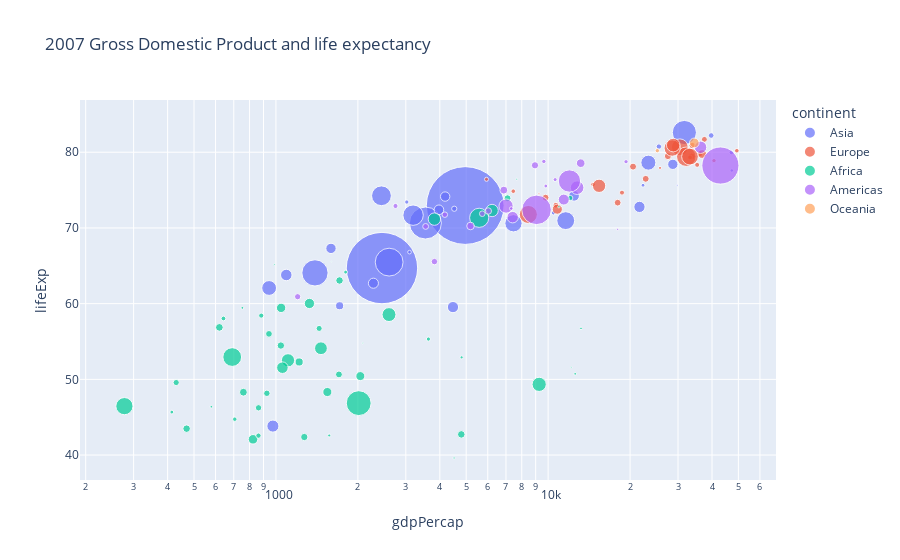

Source (notebook cell):
### Markdown cell above
---
## Parametizing plot
 -  We pass the DataFrame to the plotting method, and column names are used to parametize the plot
 - [This particular visualisation](https://youtu.be/FACK2knC08E?t=2678) was made famous by [Prof. Hans Rosling](https://en.wikipedia.org/wiki/Hans_Rosling)

### Code cell
# scatterplot, taking DataFrame as first arg
# plot data from columns in graph
fig = px.scatter(
    filtered_df,
    x="gdpPercap",
    y="lifeExp",
    size="pop",
    color="continent",
    hover_name="country",
    log_x=True,
    size_max=55,
    title="2007 Gross Domestic Product and life expectancy",
)
fig.show()

### Figure 1 — Plotly figure (JSON) as saved in the notebook; plotly's stock layout.template omitted (floating-point values rounded to 4 significant figures)
{"data": [{"hovertemplate": "<b>%{hovertext}</b><br><br>continent=Asia<br>gdpPercap=%{x}<br>lifeExp=%{y}<br>pop=%{marker.size}<extra></extra>", "hovertext": ["Afghanistan", "Bahrain", "Bangladesh", "Cambodia", "China", "Hong Kong, China", "India", "Indonesia", "Iran", "Iraq", "Israel", "Japan", "Jordan", "Korea, Dem. Rep.", "Korea, Rep.", "Kuwait", "Lebanon", "Malaysia", "Mongolia", "Myanmar", "Nepal", "Oman", "Pakistan", "Philippines", "Saudi Arabia", "Singapore", "Sri Lanka", "Syria", "Taiwan", "Thailand", "Vietnam", "West Bank and Gaza", "Yemen, Rep."], "legendgroup": "Asia", "marker": {"color": "#636efa", "size": [31889923, 708573, 150448339, 14131858, 1318683096, 6980412, 1110396331, 223547000, 69453570, 27499638, 6426679, 127467972, 6053193, 23301725, 49044790, 2505559, 3921278, 24821286, 2874127, 47761980, 28901790, 3204897, 169270617, 91077287, 27601038, 4553009, 20378239, 19314747, 23174294, 65068149, 85262356, 4018332, 22211743], "sizemode": "area", "sizeref": 435900.0, "symbol": "circle"}, "mode": "markers", "name": "Asia", "orientation": "v", "showlegend": true, "type": "scatter", "x": [974.6, 29800.0, 1391.0, 1714.0, 4959.0, 39720.0, 2452.0, 3541.0, 11610.0, 4471.0, 25520.0, 31660.0, 4519.0, 1593.0, 23350.0, 47310.0, 10460.0, 12450.0, 3096.0, 944, 1091.0, 22320.0, 2606.0, 3190.0, 21650.0, 47140.0, 3970.0, 4185.0, 28720.0, 7458.0, 2442.0, 3025.0, 2281.0], "xaxis": "x", "y": [43.83, 75.64, 64.06, 59.72, 72.96, 82.21, 64.7, 70.65, 70.96, 59.55, 80.75, 82.6, 72.53, 67.3, 78.62, 77.59, 71.99, 74.24, 66.8, 62.07, 63.78, 75.64, 65.48, 71.69, 72.78, 79.97, 72.4, 74.14, 78.4, 70.62, 74.25, 73.42, 62.7], "yaxis": "y"}, {"hovertemplate": "<b>%{hovertext}</b><br><br>continent=Europe<br>gdpPercap=%{x}<br>lifeExp=%{y}<br>pop=%{marker.size}<extra></extra>", "hovertext": ["Albania", "Austria", "Belgium", "Bosnia and Herzegovina", "Bulgaria", "Croatia", "Czech Republic", "Denmark", "Finland", "France", "Germany", "Greece", "Hungary", "Iceland", "Ireland", "Italy", "Montenegro", "Netherlands", "Norway", "Poland", "Portugal", "Romania", "Serbia", "Slovak Republic", "Slovenia", "Spain", "Sweden", "Switzerland", "Turkey", "United Kingdom"], "legendgroup": "Europe", "marker": {"color": "#EF553B", "size": [3600523, 8199783, 10392226, 4552198, 7322858, 4493312, 10228744, 5468120, 5238460, 61083916, 82400996, 10706290, 9956108, 301931, 4109086, 58147733, 684736, 16570613, 4627926, 38518241, 10642836, 22276056, 10150265, 5447502, 2009245, 40448191, 9031088, 7554661, 71158647, 60776238], "sizemode": "area", "sizeref": 435900.0, "symbol": "circle"}, "mode": "markers", "name": "Europe", "orientation": "v", "showlegend": true, "type": "scatter", "x": [5937.0, 36130.0, 33690.0, 7446.0, 10680.0, 14620.0, 22830.0, 35280.0, 33210.0, 30470.0, 32170.0, 27540.0, 18010.0, 36180.0, 40680.0, 28570.0, 9254.0, 36800.0, 49360.0, 15390.0, 20510.0, 10810.0, 9787.0, 18680.0, 25770.0, 28820.0, 33860.0, 37510.0, 8458.0, 33200.0], "xaxis": "x", "y": [76.42, 79.83, 79.44, 74.85, 73.0, 75.75, 76.49, 78.33, 79.31, 80.66, 79.41, 79.48, 73.34, 81.76, 78.89, 80.55, 74.54, 79.76, 80.2, 75.56, 78.1, 72.48, 74.0, 74.66, 77.93, 80.94, 80.88, 81.7, 71.78, 79.42], "yaxis": "y"}, {"hovertemplate": "<b>%{hovertext}</b><br><br>continent=Africa<br>gdpPercap=%{x}<br>lifeExp=%{y}<br>pop=%{marker.size}<extra></extra>", "hovertext": ["Algeria", "Angola", "Benin", "Botswana", "Burkina Faso", "Burundi", "Cameroon", "Central African Republic", "Chad", "Comoros", "Congo, Dem. Rep.", "Congo, Rep.", "Cote d'Ivoire", "Djibouti", "Egypt", "Equatorial Guinea", "Eritrea", "Ethiopia", "Gabon", "Gambia", "Ghana", "Guinea", "Guinea-Bissau", "Kenya", "Lesotho", "Liberia", "Libya", "Madagascar", "Malawi", "Mali", "Mauritania", "Mauritius", "Morocco", "Mozambique", "Namibia", "Niger", "Nigeria", "Reunion", "Rwanda", "Sao Tome and Principe", "Senegal", "Sierra Leone", "Somalia", "South Africa", "Sudan", "Swaziland", "Tanzania", "Togo", "Tunisia", "Uganda", "Zambia", "Zimbabwe"], "legendgroup": "Africa", "marker": {"color": "#00cc96", "size": [33333216, 12420476, 8078314, 1639131, 14326203, 8390505, 17696293, 4369038, 10238807, 710960, 64606759, 3800610, 18013409, 496374, 80264543, 551201, 4906585, 76511887, 1454867, 1688359, 22873338, 9947814, 1472041, 35610177, 2012649, 3193942, 6036914, 19167654, 13327079, 12031795, 3270065, 1250882, 33757175, 19951656, 2055080, 12894865, 135031164, 798094, 8860588, 199579, 12267493, 6144562, 9118773, 43997828, 42292929, 1133066, 38139640, 5701579, 10276158, 29170398, 11746035, 12311143], "sizemode": "area", "sizeref": 435900.0, "symbol": "circle"}, "mode": "markers", "name": "Africa", "orientation": "v", "showlegend": true, "type": "scatter", "x": [6223.0, 4797.0, 1441.0, 12570.0, 1217.0, 430.1, 2042.0, 706.0, 1704.0, 986.1, 277.6, 3633.0, 1545.0, 2082.0, 5581.0, 12150.0, 641.4, 690.8, 13210.0, 752.7, 1328.0, 942.7, 579.2, 1463.0, 1569.0, 414.5, 12060.0, 1045.0, 759.3, 1043.0, 1803.0, 10960.0, 3820.0, 823.7, 4811.0, 619.7, 2014.0, 7670.0, 863.1, 1598.0, 1712.0, 862.5, 926.1, 9270.0, 2602.0, 4513.0, 1107.0, 883.0, 7093.0, 1056.0, 1271.0, 469.7], "xaxis": "x", "y": [72.3, 42.73, 56.73, 50.73, 52.3, 49.58, 50.43, 44.74, 50.65, 65.15, 46.46, 55.32, 48.33, 54.79, 71.34, 51.58, 58.04, 52.95, 56.73, 59.45, 60.02, 56.01, 46.39, 54.11, 42.59, 45.68, 73.95, 59.44, 48.3, 54.47, 64.16, 72.8, 71.16, 42.08, 52.91, 56.87, 46.86, 76.44, 46.24, 65.53, 63.06, 42.57, 48.16, 49.34, 58.56, 39.61, 52.52, 58.42, 73.92, 51.54, 42.38, 43.49], "yaxis": "y"}, {"hovertemplate": "<b>%{hovertext}</b><br><br>continent=Americas<br>gdpPercap=%{x}<br>lifeExp=%{y}<br>pop=%{marker.size}<extra></extra>", "hovertext": ["Argentina", "Bolivia", "Brazil", "Canada", "Chile", "Colombia", "Costa Rica", "Cuba", "Dominican Republic", "Ecuador", "El Salvador", "Guatemala", "Haiti", "Honduras", "Jamaica", "Mexico", "Nicaragua", "Panama", "Paraguay", "Peru", "Puerto Rico", "Trinidad and Tobago", "United States", "Uruguay", "Venezuela"], "legendgroup": "Americas", "marker": {"color": "#ab63fa", "size": [40301927, 9119152, 190010647, 33390141, 16284741, 44227550, 4133884, 11416987, 9319622, 13755680, 6939688, 12572928, 8502814, 7483763, 2780132, 108700891, 5675356, 3242173, 6667147, 28674757, 3942491, 1056608, 301139947, 3447496, 26084662], "sizemode": "area", "sizeref": 435900.0, "symbol": "circle"}, "mode": "markers", "name": "Americas", "orientation": "v", "showlegend": true, "type": "scatter", "x": [12780.0, 3822.0, 9066.0, 36320.0, 13170.0, 7007.0, 9645.0, 8948.0, 6025.0, 6873.0, 5728.0, 5186.0, 1202.0, 3548.0, 7321.0, 11980.0, 2749.0, 9809.0, 4173.0, 7409.0, 19330.0, 18010.0, 42950.0, 10610.0, 11420.0], "xaxis": "x", "y": [75.32, 65.55, 72.39, 80.65, 78.55, 72.89, 78.78, 78.27, 72.23, 74.99, 71.88, 70.26, 60.92, 70.2, 72.57, 76.19, 72.9, 75.54, 71.75, 71.42, 78.75, 69.82, 78.24, 76.38, 73.75], "yaxis": "y"}, {"hovertemplate": "<b>%{hovertext}</b><br><br>continent=Oceania<br>gdpPercap=%{x}<br>lifeExp=%{y}<br>pop=%{marker.size}<extra></extra>", "hovertext": ["Australia", "New Zealand"], "legendgroup": "Oceania", "marker": {"color": "#FFA15A", "size": [20434176, 4115771], "sizemode": "area", "sizeref": 435900.0, "symbol": "circle"}, "mode": "markers", "name": "Oceania", "orientation": "v", "showlegend": true, "type": "scatter", "x": [34440.0, 25190.0], "xaxis": "x", "y": [81.23, 80.2], "yaxis": "y"}], "layout": {"legend": {"itemsizing": "constant", "title": {"text": "continent"}, "tracegroupgap": 0}, "title": {"text": "2007 Gross Domestic Product and life expectancy"}, "xaxis": {"anchor": "y", "domain": [0, 1], "title": {"text": "gdpPercap"}, "type": "log"}, "yaxis": {"anchor": "x", "domain": [0, 1], "title": {"text": "lifeExp"}}}}
